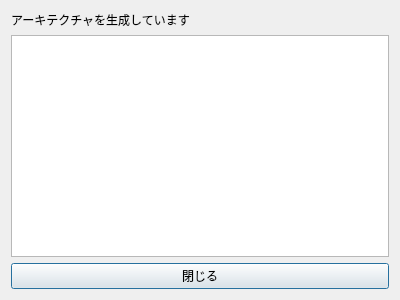
<?xml version="1.0" encoding="UTF-8"?>
<ui version="4.0">
 <class>GenerateDialog</class>
 <widget class="QDialog" name="GenerateDialog">
  <property name="geometry">
   <rect>
    <x>0</x>
    <y>0</y>
    <width>400</width>
    <height>300</height>
   </rect>
  </property>
  <property name="windowTitle">
   <string>Dialog</string>
  </property>
  <layout class="QVBoxLayout" name="verticalLayout">
   <item>
    <widget class="QLabel" name="label">
     <property name="text">
      <string>アーキテクチャを生成しています</string>
     </property>
    </widget>
   </item>
   <item>
    <widget class="QTextEdit" name="textEdit"/>
   </item>
   <item>
    <layout class="QHBoxLayout" name="horizontalLayout">
     <item>
      <widget class="QPushButton" name="CloseButton">
       <property name="text">
        <string>閉じる</string>
       </property>
      </widget>
     </item>
    </layout>
   </item>
  </layout>
 </widget>
 <resources/>
 <connections>
  <connection>
   <sender>CloseButton</sender>
   <signal>clicked()</signal>
   <receiver>GenerateDialog</receiver>
   <slot>close()</slot>
   <hints>
    <hint type="sourcelabel">
     <x>103</x>
     <y>276</y>
    </hint>
    <hint type="destinationlabel">
     <x>199</x>
     <y>149</y>
    </hint>
   </hints>
  </connection>
 </connections>
</ui>
